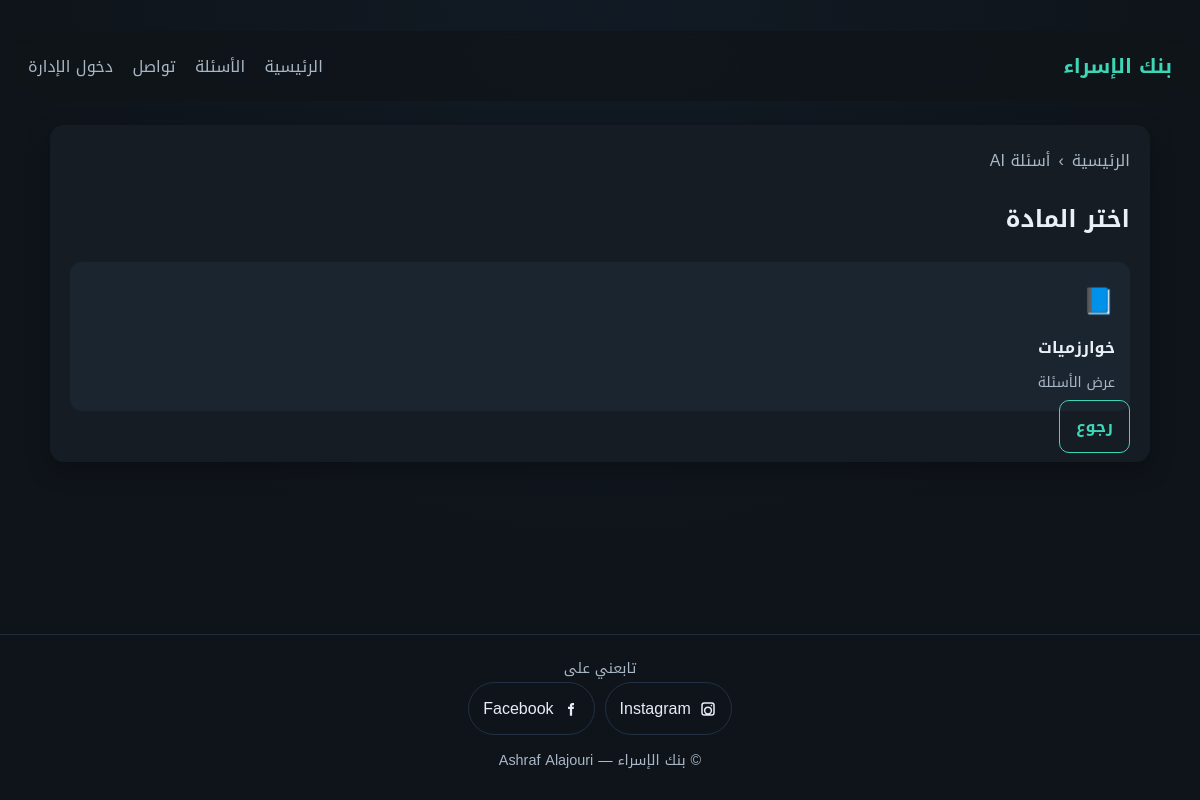
/subjects?source=ai, run on an earlier commit of the app's database.
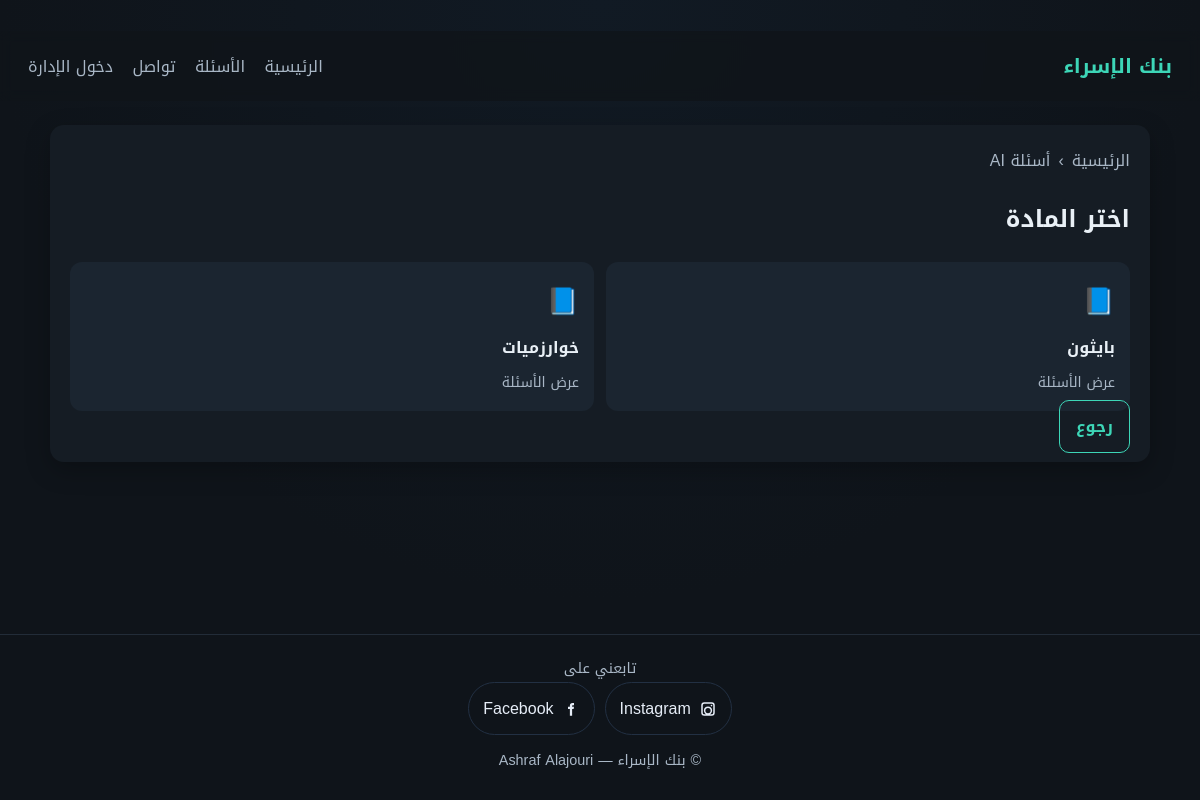
And on a later commit of the database.
### tables this page shows
CREATE TABLE subjects (
            id INTEGER PRIMARY KEY AUTOINCREMENT,
            name TEXT UNIQUE NOT NULL,
            created_at TEXT NOT NULL
        );

### app.py (the view)
@app.get("/subjects", response_class=HTMLResponse)
def subjects_list(request: Request, source: str = "past", exam: Optional[str] = None):
    user = get_current_user(request)
    if source not in ("past", "ai"):
        source = "past"
    if source == "past":
        if exam not in ("mid", "final", "both"):
            return RedirectResponse(url="/questions/past", status_code=303)
    else:
        exam = None
    conn = get_db()
    subjects = conn.execute("SELECT * FROM subjects ORDER BY name").fetchall()
    conn.close()
    return templates.TemplateResponse(
        "subjects_list.html",
        {
            "request": request,
            "user": user,
            "subjects": subjects,
            "source": source,
            "exam": exam or "",
            "flash": request.session.pop("flash", None),
        },
    )

### templates/subjects_list.html
{% set title = "المواد" %}
{% extends "base.html" %}
{% block content %}
<section class="card">
  <div class="breadcrumb">
    <a href="/">الرئيسية</a>
    <span>›</span>
    {% if source == 'ai' %}
      <a href="/questions">أسئلة AI</a>
    {% else %}
      <a href="/questions">أسئلة سابقة</a>
      <span>›</span>
      <a href="/questions/past">{{ 'منتصف الفصل' if exam == 'mid' else 'نهائي' if exam == 'final' else 'كلاهما' }}</a>
    {% endif %}
  </div>
  <h2>اختر المادة</h2>
  <div class="card-grid">
    {% for s in subjects %}
      <a class="pick-card" href="/subjects/{{ s.id }}?source={{ source }}{% if source == 'past' %}&exam={{ exam }}{% endif %}">
        <div class="card-icon">📘</div>
        <h4>{{ s.name }}</h4>
        <p>عرض الأسئلة</p>
      </a>
    {% else %}
      <p>لا توجد مواد بعد.</p>
    {% endfor %}
  </div>
  <a class="btn ghost" href="{% if source == 'ai' %}/questions{% else %}/questions/past{% endif %}">رجوع</a>
</section>
{% endblock %}

What changed in the data, as far as the page shows it:
added subjects: name "بايثون"
